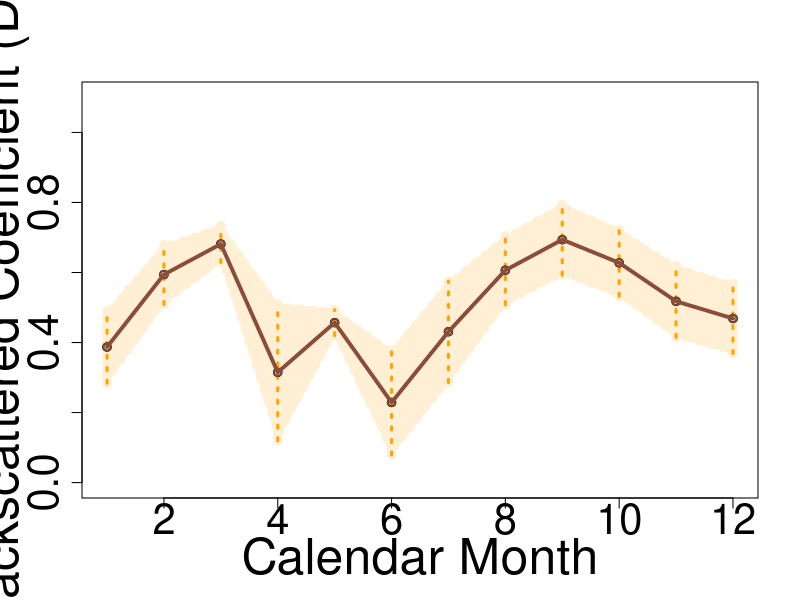

This chart was generated by the following R code:
png(filename="/home/milto/Documents/ASTARTE/Scripts/WP6/RGraphs/AveNovStart_Sentinel-1_cleaned.png", width = 1600, height = 800)

## ENVISAT
minL=-2.5
maxL=-0.5

dates<-c(20021116,20021205,20030510,20030703,20030927,20031120,20031206,20040129,20040214,20040304,20040408,20040513,20040529,20040617,20040703,20040722,20040807,20040826,20040911,20041016,20041104,20041225,20050113,20050129,20050217,20050409,20050514,20050602,20050723,20050811,20050827,20051105,20051124,20051229,20060218,20060325,20060413,20060603,20060622,20060708,20060727,20060828,20060831,20061005,20061230,20070222,20070329,20070414,20071129,20090103,20090207,20090226,20090924,20091114,20091219,20100227,20100318,20100805,20101014)
data<-c(0.651659,0.911303,0.642901,0.780269,0.580817,0.733929,0.663401,1.020105,0.535605,0.751577,0.671822,0.69837,0.586395,0.720005,0.50094,0.741198,0.567727,0.712736,0.577698,0.594638,0.696173,0.752688,0.73876,0.703019,0.795026,0.604841,0.594866,0.728434,0.637707,0.736362,0.596536,0.875026,0.916807,0.786467,0.624662,0.57995,0.711223,0.529332,0.729231,0.706601,0.720543,0.591208,0.708903,0.696958,0.622771,0.865921,0.779923,0.58135,0.752912,0.681987,0.542557,0.946856,0.716701,0.616196,0.704111,0.616485,0.60639,0.676605,0.677109)


## ENVISAT meteoCleaned
dates<-c(200211,200212,200305,200307,200309,200311,200312,200401,200403,200404,200405,200406,200407,200408,200409,200410,200411,200412,200501,200502,200504,200505,200507,200508,200511,200512,200602,200603,200604,200606,200607,200608,200610,200612,200702,200703,200711,200902,200909,201003,201008)
data<-c(0.651659,0.911303,0.642901,0.780269,0.580817,0.733929,0.663401,1.020105,0.751577,0.671822,0.642382,0.720005,0.621069,0.640232,0.577698,0.594638,0.696173,0.752688,0.72089,0.795026,0.604841,0.594866,0.637707,0.666449,0.916807,0.786467,0.624662,0.57995,0.711223,0.629282,0.720543,0.650056,0.696958,0.622771,0.865921,0.779923,0.752912,0.542557,0.716701,0.60639,0.676605)

## ENVISAT 2003-2006
dates<-c(20030510,20030703,20030927,20031120,20031206,20040129,20040214,20040304,20040408,20040513,20040529,20040617,20040703,20040722,20040807,20040826,20040911,20041016,20041104,20041225,20050113,20050129,20050217,20050409,20050514,20050602,20050723,20050811,20050827,20051105,20051124,20051229,20060218,20060325,20060413,20060603,20060622,20060708,20060727,20060828,20060831,20061005,20061230)
data<-c(0.642901,0.780269,0.580817,0.733929,0.663401,1.020105,0.535605,0.751577,0.671822,0.69837,0.586395,0.720005,0.50094,0.741198,0.567727,0.712736,0.577698,0.594638,0.696173,0.752688,0.73876,0.703019,0.795026,0.604841,0.594866,0.728434,0.637707,0.736362,0.596536,0.875026,0.916807,0.786467,0.624662,0.57995,0.711223,0.529332,0.729231,0.706601,0.720543,0.591208,0.708903,0.696958,0.622771)

## ENVISAT 2003-2006 meteo cleaned
#dates<-c(200305,200307,200309,200311,200312,200401,200403,200404,200405,200406,200407,200408,200409,200410,200411,200412,200501,200502,200504,200505,200507,200508,200511,200512,200602,200603,200604,200606,200607,200608,200610,200612)
#data<-c(0.642901,0.780269,0.580817,0.733929,0.663401,1.020105,0.751577,0.671822,0.642382,0.720005,0.621069,0.640232,0.577698,0.594638,0.696173,0.752688,0.72089,0.795026,0.604841,0.594866,0.637707,0.666449,0.916807,0.786467,0.624662,0.57995,0.711223,0.629282,0.720543,0.650056,0.696958,0.622771)


## ERS-1 
minL=0
maxL=1.1
#dates<-c(19920601,19920617,19920826,19920930,19921104,19921123,19921209,19921228,19930428,19930707,19930830,19930915,19931108,19931124,19940421,19940617,19941006,19991126,20000223,20000223)
#data<-c(0.285137,0.365033,0.286905,0.11142,0.317729,0.439875,0.41258,0.385018,0.26333,0.265798,0.320048,0.281359,0.311364,0.292342,0.348289,0.323997,0.328216,0.186056,0.273485,0.273485)


## ERS-1 cleaned
#data<-c(0.285137,0.11142,0.317729,0.385018,0.26333,0.265798,0.320048,0.281359,0.301853,0.348289,0.323997,0.328216,0.186056,0.273485)
#dates<-c(199206,199209,199211,199212,199304,199307,199308,199309,199311,199404,199406,199410,199911,200002)


## ERS-1 cleaned manually 

#dates<-c(19920601,19920826,19920930,19921104,19921228,19930428,19930707,19930830,19930915,19931108,19931124,19940421,19940617,19941006,19991126,20000223,20000223)
#data<-c(0.285137,0.286905,0.11142,0.317729,0.385018,0.26333,0.265798,0.320048,0.281359,0.311364,0.292342,0.348289,0.323997,0.328216,0.186056,0.273485,0.273485)

## ERS-2 
#minL=-5.8
#maxL=-3
dates<-c(19950527,19950720,19950805,19950824,19950909,19950928,19951014,19960511,19970515,19970828,19971002,19980813,19980917,19981022,19981231,19990220,19990311,19990327,19990415,19990501,19990520,19990605,19991007,19991127,19991216,20000120,20000311,20000330,20000504,20000520,20000608,20000624,20000713,20000729,20000817,20000921,20001007,20001026,20001111,20001130,20001216,20010104,20010224,20010419,20010505,20010628,20010802,20010818,20011027,20011115,20011201,20011220,20020105,20020404,20020509,20020803,20020822,20021031,20030703,20031225,20040129,20040513,20040826,20041209,20050113,20050217,20050602,20060622,20060727,20061005,20061109,20061214,20070712,20070816,20071025,20080626,20080731,20081218,20090507,20090611,20090801,20090924,20091219,20100123,20100211,20100227,20100318,20100403,20100422,20100701,20100805,20100909,20101014,20110108,20110127)
data<-c(0.533232,0.316511,0.254534,0.337316,0.230636,0.317055,0.289203,0.24534,0.370998,0.306919,0.287726,0.335314,0.342924,0.327947,0.475443,0.38059,0.350316,0.274043,0.350821,0.282533,0.344775,0.29085,0.346056,0.267836,0.419943,0.499169,0.287206,0.363168,0.373605,0.256309,0.355973,0.26975,0.355111,0.297951,0.373855,0.35017,0.27947,0.353215,0.279746,0.468076,0.388441,0.456752,0.135373,0.336374,0.28576,0.186197,0.383768,0.306207,0.330912,0.36634,0.164971,0.432231,0.170715,0.457439,0.360732,0.112391,0.360271,0.404924,0.373946,0.496963,0.518345,0.34579,0.385327,0.444628,0.347369,0.424277,0.345122,0.38357,0.390295,0.359656,0.483186,0.402345,0.364212,0.321087,0.307771,0.402988,0.410372,0.337912,0.431102,0.346365,0.301965,0.389873,0.373403,0.369091,0.490687,0.158379,0.323533,0.333468,0.395885,0.381151,0.326173,0.354096,0.372421,0.134908,0.413377)

## ERS-2 cleaned
dates<-c(199505,199507,199508,199509,199510,199605,199705,199708,199710,199808,199809,199810,199812,199903,199904,199905,199906,199910,199911,200003,200005,200006,200007,200008,200009,200010,200011,200012,200101,200104,200105,200106,200108,200111,200205,200208,200210,200307,200312,200401,200405,200408,200412,200501,200502,200606,200607,200610,200611,200612,200707,200708,200710,200806,200807,200812,200906,200908,200909,201002,201003,201004,201007,201008,201009,201010)
data<-c(0.533232,0.316511,0.295925,0.273845,0.289203,0.24534,0.370998,0.306919,0.287726,0.335314,0.342924,0.327947,0.475443,0.31218,0.350821,0.313654,0.29085,0.346056,0.267836,0.325187,0.314957,0.312862,0.326531,0.373855,0.35017,0.27947,0.279746,0.388441,0.456752,0.336374,0.28576,0.186197,0.344987,0.36634,0.360732,0.236331,0.404924,0.373946,0.496963,0.518345,0.34579,0.385327,0.444628,0.347369,0.424277,0.38357,0.390295,0.359656,0.483186,0.402345,0.364212,0.321087,0.307771,0.402988,0.410372,0.337912,0.346365,0.301965,0.389873,0.490687,0.323533,0.333468,0.381151,0.326173,0.354096,0.372421)

## ERS-2 cleaned manually
#dates<-c(19950527,19950720,19950805,19950824,19950909,19950928,19951014,19960511,19970515,19970828,19971002,19980813,19980917,19981022,19981231,19990311,19990327,19990415,19990501,19990520,19990605,19991007,19991127,20000311,20000330,20000504,20000520,20000608,20000624,20000713,20000729,20000817,20000921,20001007,20001111,20001216,20010104,20010208,20010419,20010505,20010628,20010802,20010818,20011027,20011115,20020105,20020404,20020509,20020803,20020822,20021031,20030703,20031225,20040129,20040513,20040826,20041209,20050113,20050217,20060622,20060727,20061005,20061109,20061214,20070712,20070816,20071025,20080626,20080731,20081218,20090611,20090801,20090924,20091219,20100211,20100318,20100403,20100701,20100805,20100909,20101014,20110127)
#data<-c(0.533232,0.316511,0.254534,0.337316,0.230636,0.317055,0.289203,0.24534,0.370998,0.306919,0.287726,0.335314,0.342924,0.327947,0.475443,0.350316,0.274043,0.350821,0.282533,0.344775,0.29085,0.346056,0.267836,0.287206,0.363168,0.373605,0.256309,0.355973,0.26975,0.355111,0.297951,0.373855,0.35017,0.27947,0.279746,0.388441,0.456752,0,0.336374,0.28576,0.186197,0.383768,0.306207,0.330912,0.36634,0.170715,0.457439,0.360732,0.112391,0.360271,0.404924,0.373946,0.496963,0.518345,0.34579,0.385327,0.444628,0.347369,0.424277,0.38357,0.390295,0.359656,0.483186,0.402345,0.364212,0.321087,0.307771,0.402988,0.410372,0.337912,0.346365,0.301965,0.389873,0.373403,0.490687,0.323533,0.333468,0.381151,0.326173,0.354096,0.372421,0.413377)


## Sentinel-1
#minL=-5.3
#maxL=-3.8
dates<-c(20141005,20141017,20141029,20141110,20141122,20141204,20141216,20141228,20150109,20150121,20150214,20150226,20150310,20150322,20150403,20150415,20150427,20150509,20150521,20150602,20150614,20150626,20150708,20150720,20150813,20150825,20150906,20150918,20150930,20151012,20151024,20151105,20151117,20151129,20151223,20160104,20160116,20160128,20160209,20160221,20160304,20160316,20160328,20160409,20160421,20160503,20160515,20160527,20160608,20160702,20160714,20160726,20160807,20160819,20160831,20160912,20160924,20160930,20161006,20161012,20161018,20161024,20161030,20161105,20161111,20161117,20161123,20161129,20161205,20161211,20161217,20161223,20161229,20170104,20170110,20170116,20170122,20170128,20170203,20170209,20170215,20170221,20170227,20170305,20170311,20170317,20170323,20170329,20170404,20170410,20170416,20170422,20170428,20170504,20170510,20170516,20170522,20170528,20170603,20170609,20170615,20170621,20170627,20170703,20170709,20170715,20170721,20170727,20170802,20170808,20170814,20170820,20170826,20170901,20170907,20170913,20170919,20170925,20171001,20171007,20171013,20171019,20171025,20171031,20171106,20171112,20171118,20171124,20171130,20171206,20171212,20171218,20171224,20171230,20180105,20180111,20180117,20180123,20180129,20180204,20180210,20180216,20180222,20180228,20180306,20180312,20180318,20180324,20180330,20180405,20180411,20180417,20180423,20180429,20180505,20180511,20180517,20180523,20180529,20180604,20180616,20180628,20180710,20180716,20180722,20180728,20180803,20180809,20180815,20180821,20180827,20180902,20180908,20180914,20180920,20180926,20181002,20181008,20181014,20181020,20181026,20181101,20181107,20181113,20181119,20181125,20181201,20181207,20181213,20181219,20181225,20181231,20190106,20190112,20190118,20190124,20190130,20190205,20190211,20190217,20190223,20190301,20190307,20190313,20190319,20190325,20190331,20190406,20190412,20190424,20190430,20190506,20190512,20190518,20190524,20190530,20190605,20190611,20190617,20190623,20190629,20190705,20190711,20190717,20190723,20190729,20190804,20190810,20190816,20190822,20190828,20190903,20190909,20190915,20190921,20190927,20191003,20191009,20191015,20191021,20191027,20191102,20191108,20191114,20191120,20191126,20191202,20191208,20191214,20191220,20191226,20200101,20200107,20200113,20200119,20200125,20200131,20200206,20200212,20200218,20200224,20200301,20200307,20200313,20200319,20200325,20200331,20200406,20200412,20200418,20200424,20200430,20200506,20200512,20200518,20200524,20200530,20200605,20200617,20200623,20200629,20200705,20200711,20200717,20200723,20200729,20200804,20200810,20200816,20200822,20200828,20200903,20200909,20200915,20200921,20200927,20201003,20201009,20201015,20201021,20201027,20201102,20201108,20201114,20201120,20201126,20201202,20201208,20201214,20201220,20201226,20210101)
data<-c(0.328937,0.378913,0.322498,0.337872,0.389749,0.372772,0.360695,0.431956,0.391996,0.379789,0.391313,0.369,0.351929,0.40328,0.416031,0.398501,0.390453,0.435643,0.432657,0.438494,0.428437,0.445522,0.445716,0.459614,0.443097,0.44198,0.437703,0.427023,0.408097,0.423857,0.534806,0.404629,0.402256,0.243002,0.348823,0.386316,0.377413,0.376056,0.270276,0.332737,0.384733,0.442065,0.37498,0.373719,0.210427,0.360397,0.231291,0.36018,0.388303,0.389134,0.387211,0.390419,0.385142,0.38242,0.352606,0.35242,0.338822,0.368424,0.337374,0.363485,0.346743,0.358206,0.348196,0.336441,0.316571,0.32357,0.331923,0.348879,0.372889,0.368971,0.401216,0.426399,0.461739,0.416171,0.424101,0.408064,0.356917,0.405914,0.351903,0.355944,0.341676,0.336111,0.273648,0.370519,0.425697,0.39745,0.331829,0.339176,0.317948,0.329762,0.311136,0.365175,0.337163,0.36167,0.356223,0.383082,0.334936,0.346269,0.382706,0.382312,0.382775,0.356617,0.40066,0.402431,0.406984,0.402172,0.394534,0.397136,0.408189,0.357691,0.376033,0.363821,0.397902,0.377332,0.374294,0.390426,0.369336,0.361642,0.350205,0.364368,0.336921,0.358639,0.371199,0.400075,0.41207,0.343947,0.341289,0.355481,0.425318,0.365871,0.355822,0.338935,0.431945,0.416151,0.441916,0.37411,0.428439,0.483688,0.367698,0.366229,0.343821,0.347826,0.377699,0.378111,0.368189,0.3266,0.335435,0.336113,0.422435,0.341323,0.350286,0.339596,0.332684,0.355558,0.364589,0.341409,0.361468,0.355171,0.351069,0.365002,0.364388,0.358272,0.370645,0.381003,0.376598,0.369966,0.381953,0.382068,0.384979,0.375016,0.356526,0.372044,0.354799,0.334982,0.362964,0.36101,0.34568,0.351929,0.387619,0.3554,0.405898,0.36022,0.329669,0.329715,0.328939,0.363236,0.412242,0.414619,0.398677,0.441336,0.372972,0.389224,0.448886,0.378051,0.386927,0.384591,0.360768,0.390681,0.36955,0.406281,0.380314,0.368724,0.367302,0.354145,0.334405,0.333634,0.3901,0.371886,0.319488,0.320355,0.352033,0.348776,0.337932,0.340996,0.39166,0.375583,0.377335,0.345754,0.396119,0.355949,0.378651,0.363248,0.397147,0.36055,0.39691,0.370841,0.380142,0.371924,0.375033,0.353575,0.373828,0.340249,0.368233,0.360511,0.351436,0.328141,0.344023,0.332093,0.375367,0.335173,0.359231,0.399625,0.355626,0.340729,0.324938,0.317044,0.354645,0.32121,0.44173,0.349785,0.421019,0.381624,0.429898,0.356877,0.408995,0.349194,0.392987,0.390423,0.380346,0.329868,0.38679,0.371034,0.334358,0.446551,0.335024,0.317405,0.370912,0.316784,0.349974,0.328919,0.331485,0.32796,0.372577,0.331009,0.394622,0.350946,0.347386,0.356306,0.384118,0.369246,0.389111,0.399771,0.389205,0.374817,0.393283,0.392933,0.383582,0.372985,0.389798,0.376238,0.386128,0.390733,0.395778,0.379617,0.366744,0.36421,0.364089,0.374769,0.357356,0.35656,0.37873,0.345031,0.356682,0.359015,0.371001,0.378668,0.372686,0.369229,0.399806,0.353636,0.344803,0.353792)


## Sentinel-1 cleaned 
data<-c(0.343449,0.337872,0.366733,0.385892,0.380157,0.377605,0.401661,0.434150,0.437484,0.452665,0.442539,0.424274,0.423857,0.403443,0.348823,0.376734,0.270276,0.374980,0.292073,0.317289,0.388303,0.388921,0.373389,0.353222,0.350801,0.324247,0.411948,0.399063,0.323756,0.354848,0.317948,0.355128,0.380591,0.401316,0.376433,0.374606,0.363568,0.375621,0.395677,0.419170,0.362737,0.357754,0.343889,0.354741,0.361330,0.374553,0.381004,0.357160,0.369305,0.342356,0.406901,0.398860,0.386706,0.358833,0.340941,0.355118,0.365941,0.372887,0.370168,0.349284,0.349177,0.353256,0.377678,0.386596,0.371857,0.362547,0.331024,0.359308,0.374695,0.390002,0.381746,0.379416,0.366301,0.357572,0.372431)
dates<-c(201410,201411,201412,201501,201502,201503,201504,201505,201506,201507,201508,201509,201510,201511,201512,201601,201602,201603,201604,201605,201606,201607,201608,201609,201610,201611,201612,201701,201702,201703,201704,201705,201706,201707,201708,201709,201710,201711,201712,201801,201802,201803,201804,201805,201806,201807,201808,201809,201810,201811,201812,201901,201902,201903,201904,201905,201906,201907,201908,201909,201910,201911,201912,202001,202002,202003,202004,202005,202006,202007,202008,202009,202010,202011,202012)

# Sentinel 1 cleaned data were corrupted so I copied the DB cleaned data - when used comment the 10*log10(abs(data) conversion

#data<-c(-11.505437310923842,-11.457486280780348,-11.53415497101954,-11.883981866554372,-11.355838570733457,-11.254312161456049,-10.716553647351379,-10.396814662714418,-10.293556363145528,-9.987077269758315,-10.321666438214335,-10.478374257855375,-10.576248131534214,-10.849961178453075,-11.327034350516671,-11.360410373263306,-13.161158150391486,-10.76657524808218,-11.573720412031285,-11.22150847543216,-10.3722828774767,-10.190381461858733,-10.473140859466401,-10.841623971365449,-10.84763781618339,-11.173218070413036,-10.447260605628745,-10.946359312331078,-11.718623439396412,-11.34221112523001,-11.262145391817992,-10.902835467656553,-10.516065974765162,-10.144657516219866,-10.536312611881467,-10.625071834456875,-10.90278200319654,-11.004147585463224,-10.701725187693086,-10.415030099684726,-11.161342390454347,-10.862179264239542,-11.021695525825248,-10.765124715999786,-10.82090317329496,-10.436682593887252,-10.369066546856763,-10.66087736738433,-10.703461079042004,-11.116744548789548,-10.436490504682965,-10.793185047919302,-10.76963331329214,-11.303635186859722,-11.199871616332281,-10.841676688202387,-10.728247539564,-10.55024091587952,-10.633103636677275,-10.961018918649355,-10.977305184384772,-10.940369079883448,-10.75420947417626,-10.725577738437341,-10.961289856545609,-10.86705492887219,-11.283103343144846,-10.805714739812844,-10.624821079826534,-10.342387349823374,-10.479101617770938,-10.510591591699647,-10.788860261633193,-10.983237686736242,-11.106814864197638)
#dates<-c(201410,201411,201412,201501,201502,201503,201504,201505,201506,201507,201508,201509,201510,201511,201512,201601,201602,201603,201604,201605,201606,201607,201608,201609,201610,201611,201612,201701,201702,201703,201704,201705,201706,201707,201708,201709,201710,201711,201712,201801,201802,201803,201804,201805,201806,201807,201808,201809,201810,201811,201812,201901,201902,201903,201904,201905,201906,201907,201908,201909,201910,201911,201912,202001,202002,202003,202004,202005,202006,202007,202008,202009,202010,202011,202012)

data=10*log10(abs(data))
meanData=mean(data)
stdData=sd(data)
data= (data - meanData) / (4*stdData) + (1/2)

months=substr(dates,5,6)
months=as.numeric(months)

M01=c()
M02=c()
M03=c()
M04=c()
M05=c()
M06=c()
M07=c()
M08=c()
M09=c()
M10=c()
M11=c()
M12=c()

if(length(dates)!=length(data) || length(data)!=length(months))
{
   stop("ERROR imported arrays of data and dates should have the same length")
}

for (i in 1:length(dates))
{
   if ( data[i]< -10000 | data[i]>10000)
   {
      # do nothing
   }
   else if(1==months[i])
   {
      M01=append(M01,data[i])
   }
   else if(2==months[i])
   {
      M02=append(M02,data[i])
   } else if (3==months[i])
   {
      M03=append(M03,data[i])
   } else if(4==months[i])
   {
      M04=append(M04,data[i])
   } else if (5==months[i])
   {
      M05=append(M05,data[i])
   } else if (6==months[i])
   {
      M06=append(M06,data[i])
   } else if (7==months[i])
   {
      M07=append(M07,data[i])
   } else if (8==months[i])
   {
      M08=append(M08,data[i])
   } else if (9==months[i])
   {
      M09=append(M09,data[i])
   } else if (10==months[i])
   {
      M10=append(M10,data[i])
   } else if (11==months[i])
   {
      M11=append(M11,data[i])
   } else if (12==months[i])
   {
      M12=append(M12,data[i])
   }
}

Means<-c(mean(M01),mean(M02),mean(M03),mean(M04),mean(M05),mean(M06),mean(M07),mean(M08),mean(M09),mean(M10),mean(M11),mean(M12))
Means
if(is.na(Means[1]))
{
  Means[1]=Means[2]
}
if(is.na(Means[12]))
{
  Means[12]=Means[11]
}
for (i in 2:11)
{
   if (is.na(Means[i]))
   {
      tmp<-c(Means[i-1],Means[i+1])
      Means[i]= mean(tmp[!is.na(tmp)])
   }
}
Means
Stds<-c(sd(M01),sd(M02),sd(M03),sd(M04),sd(M05),sd(M06),sd(M07),sd(M08),sd(M09),sd(M10),sd(M11),sd(M12))
Stds

Stds[is.na(Stds)] <- 0
if(is.na(Stds[1]))
{
  Stds[1]=Stds[2]
}
if(is.na(Stds[12]))
{
  Stds[12]=Stds[11]
}
for (i in 2:11)
{
   if (is.na(Stds[i]))
   {
      tmp<-c(Stds[i-1],Stds[i+1])
      Stds[i]= mean(tmp[!is.na(tmp)])
   }
}

# move Nov to the start of the timeline
Means<-append(Means[11:12],Means[1:10])
Stds<-append(Stds[11:12],Stds[1:10])

Stds

Stds_L<-Means-Stds/2-0.00001
Stds_H<-Means+Stds/2+0.00001


x<-c("Jan","Feb","Mar","Apr","May","Jun","Jul","Aug","Sep","Oct","Nov","Dec")
x<-c(1,2,3,4,5,6,7,8,9,10,11,12)

plot(x, Means,xlab="Calendar Month", ylab="Backscattered Coefficient (DB)", ylim=c(minL,maxL), lwd=2,cex.lab=3,cex.axis=2.5)


# Draw polygon and segments of std deviation trend
polygon(c(x,rev(x)),c(Stds_L,rev(Stds_H)),col="floralwhite",border="papayawhip", lwd=3, type="l",lty=3)
polygon(c(x,rev(x)),c(Stds_L,rev(Stds_H)),col="papayawhip",border="papayawhip")
segments(x, Stds_L, x, Stds_H, col="papayawhip", lwd=9)
segments(x, Stds_L, x, Stds_H, col="orange", lty=3, lwd=3)


points(x, Means, lwd=2,cex.lab=3,cex.axis=2.5)

lines(x,Means,col="salmon4",lwd = 3.8, type="l",lty=1)
points(x,Means,col="salmon4",lwd = 1.5)



dev.off()







